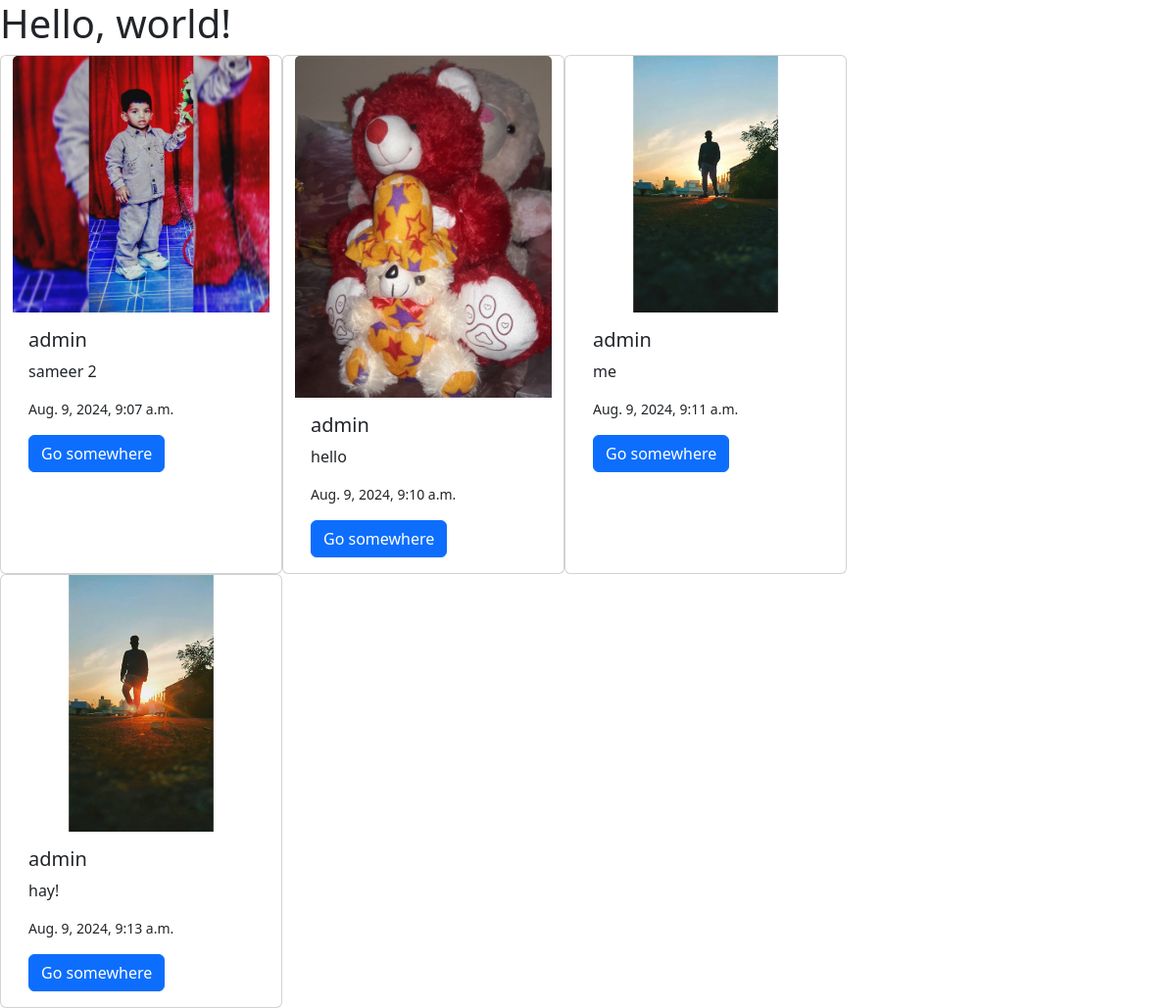
The page / on the database its author committed.
### app1/models.py (models this page shows, shortened)
class insta(models.Model):
    person=models.ForeignKey('auth.User',on_delete=models.CASCADE)
    date=models.DateTimeField(auto_now_add=True)
    caption=models.CharField(max_length=300)
    pic=models.ImageField(upload_to='media')

### app1/views.py (the view)
# urls.py: path('',views.homeview,name="homepage"),
def homeview(request):
    objs=insta.objects.all()
    return render(request,'home.html',{'res':objs})

### template/home.html (shortened to what this page needs)
<!doctype html>
<html lang="en">
  <head>
    <link href="https://cdn.jsdelivr.net/npm/bootstrap@5.3.3/dist/css/bootstrap.min.css" rel="stylesheet">
  </head>
  <body>
    <h1>Hello, world!</h1>
    <div class="container row">
    {% for i in res %}
    <div class="card" style="width: 18rem;">
        <img src="{{ i.pic.url }}" class="card-img-top" alt="...">
        <div class="card-body">
          <h5 class="card-title">{{ i.person.username }}</h5>
          <p class="card-text">{{ i.caption }}</p>
          <p class="small">{{ i.date }}</p>
          <a href="#" class="btn btn-primary">Go somewhere</a>
        </div>
      </div>
    {% endfor %}
</div>
  </body>
</html>

### rows shown on the page
insta: pic (picture), person.username "admin", caption "sameer 2", date "Aug. 9, 2024, 9:07 a.m."
insta: pic (picture), person.username "admin", caption "hello", date "Aug. 9, 2024, 9:10 a.m."
insta: pic (picture), person.username "admin", caption "me", date "Aug. 9, 2024, 9:11 a.m."
insta: pic (picture), person.username "admin", caption "hay!", date "Aug. 9, 2024, 9:13 a.m."
